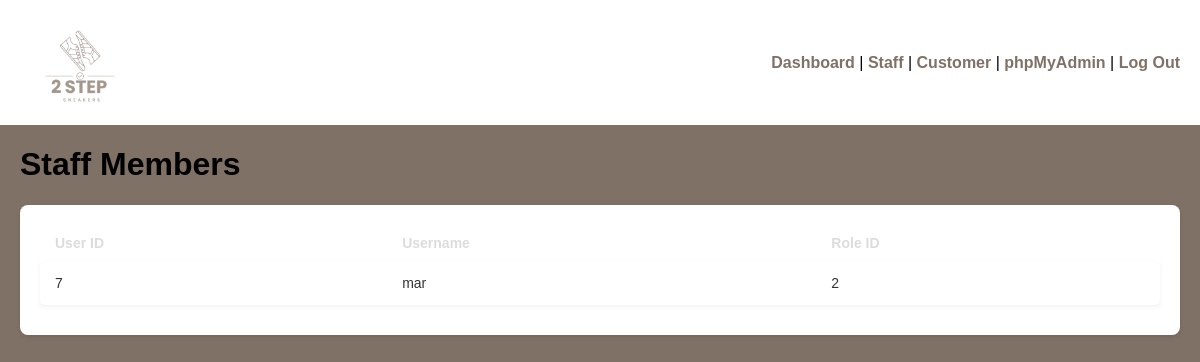
The page /admin/admin_dashboard.php (signed in) on the database its author committed.
### tables this page shows
CREATE TABLE `user` (
  `user_id` bigint(20) NOT NULL AUTO_INCREMENT,
  `username` varchar(255) NOT NULL,
  `password` varchar(255) NOT NULL,
  `fullname` varchar(255) DEFAULT NULL,
  `nric` varchar(255) DEFAULT NULL,
  `join_date` datetime DEFAULT NULL,
  `leave_date` datetime DEFAULT NULL,
  `role_id` bigint(20) DEFAULT NULL,
  PRIMARY KEY (`user_id`),
  KEY `user_role_id_foreign` (`role_id`),
  CONSTRAINT `user_role_id_foreign` FOREIGN KEY (`role_id`) REFERENCES `role` (`role_id`)
);

### admin/admin_dashboard.php (the view, shortened to what this page needs)
<?php
require_once __DIR__ . '/../config/db.php';
$sql = "SELECT * FROM user WHERE role_id = 2";
$result = mysqli_query($conn, $sql);
?>
<!DOCTYPE html>
<html lang="en">
<head>
    <link rel="stylesheet" href="admin/admin_dashboard.css">
    <link rel="stylesheet" href="site-nav.css">
</head>
<body>
    <header>
        <div class="logo-container">
            <img src="images/logo.png" alt="2 Step Sneakers" class="logo">
        </div>
        <nav>
            <a><strong>Dashboard</strong></a> |
            <a><strong>Staff</strong></a> |
            <a><strong>Customer</strong></a> |
            <a href="/phpmyadmin/" target="_blank" rel="noopener"><strong>phpMyAdmin</strong></a> |
            <a href="auth/logout.php"><strong>Log Out</strong></a>
        </nav>
    </header>
    <h1 style="padding: 0px 20px;">Staff Members</h1>
    <div class="staff-container">
        <table class="staff-table">
            <thead>
                <tr>
                    <th>User ID</th>
                    <th>Username</th>
                    <th>Role ID</th>
                </tr>
            </thead>
            <tbody>
                <?php if ($result && mysqli_num_rows($result) > 0) : ?>
                    <?php while ($row = mysqli_fetch_assoc($result)) : ?>
                        <tr>
                            <td><?php echo htmlspecialchars($row['user_id']); ?></td>
                            <td><?php echo htmlspecialchars($row['username']); ?></td>
                            <td><?php echo htmlspecialchars($row['role_id']); ?></td>
                        </tr>
                    <?php endwhile; ?>
                <?php else : ?>
                    <tr>
                        <td colspan="3" style="text-align: center;">No staff members found.</td>
                    </tr>
                <?php endif; ?>
            </tbody>
        </table>
    </div>
</body>
</html>

### admin/admin_dashboard.css (style rules this page uses)
header { background-color: #ffffff; display: flex; justify-content: space-between; align-items: center; padding: 10px 20px; }
body { background-color: #807166; background-repeat: no-repeat; background-position: center; background-size: cover; background-attachment: fixed; min-height: 100vh; margin: 0; font-family: 'Lucida Sans', 'Lucida Sans Regular', 'Lucida Grande', 'Lucida Sans Unicode', Geneva, Verdana, sans-serif; }
.logo-container { background: white; padding: 5px 12px; border-radius: 4px; }
.logo { max-width: 100%; height: 95px; display: block; }
.staff-container { margin: 20px; padding: 20px; background-color: #ffffff; border-radius: 8px; box-shadow: 0 2px 4px rgba(0, 0, 0, 0.1); }
.staff-table { width: 100%; border-collapse: separate; border-spacing: 0 10px; }
.staff-table th { color: #dcdcdc; text-align: left; padding: 0 15px; font-size: 14px; font-weight: 600; }
.staff-table tbody tr { background-color: #ffffff; box-shadow: 0 2px 5px rgba(0,0,0,0.05); }
.staff-table td { padding: 14px 15px; color: #333333; font-size: 14px; }
.staff-table tbody tr td:first-child { border-top-left-radius: 6px; border-bottom-left-radius: 6px; }
.staff-table tbody tr td:last-child { border-top-right-radius: 6px; border-bottom-right-radius: 6px; }

### site-nav.css (style rules this page uses)
header { background-color: white; display: flex; justify-content: space-between; align-items: center; padding: 10px 20px; }
header nav a { color: #807166; text-decoration: none; }
.logo-container { background: white; padding: 5px 12px; border-radius: 4px; }
.logo { max-width: 100%; height: 95px; display: block; }

### rows shown on the page
user: user_id "7", username "mar", role "2"
